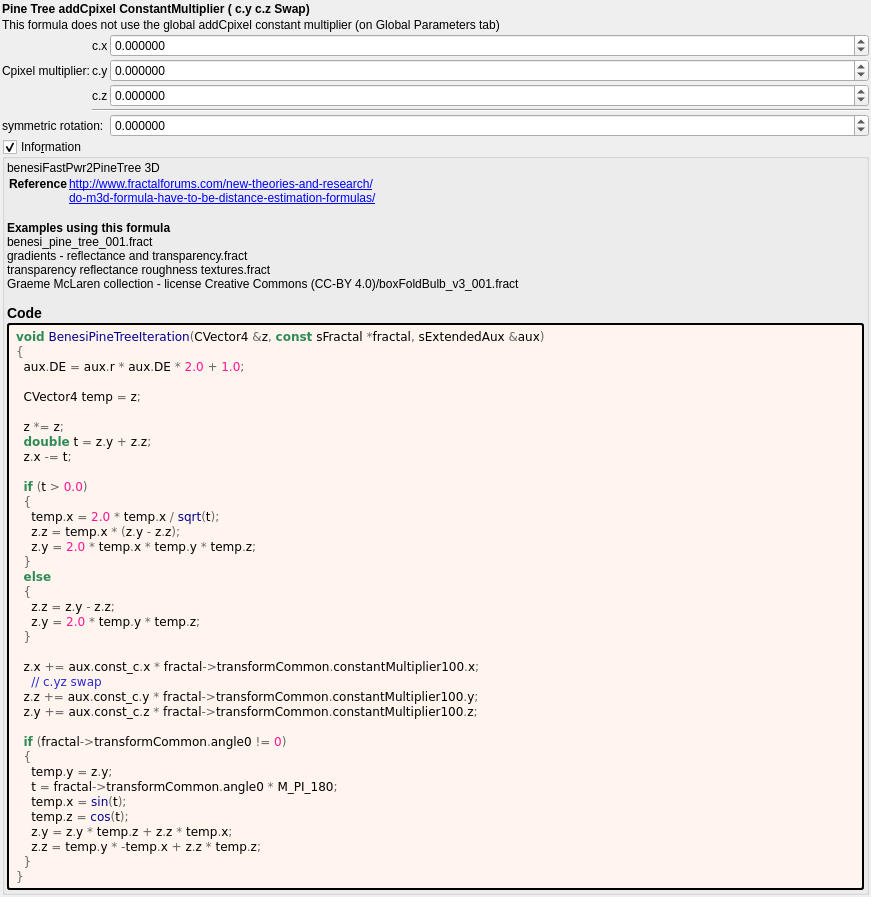
<?xml version="1.0" encoding="UTF-8"?>
<ui version="4.0">
 <class>benesi_pine_tree</class>
 <widget class="QWidget" name="Form">
  <property name="geometry">
   <rect>
    <x>0</x>
    <y>0</y>
    <width>871</width>
    <height>890</height>
   </rect>
  </property>
  <property name="windowTitle">
   <string notr="true">benesi_pine_tree</string>
  </property>
  <layout class="QVBoxLayout" name="verticalLayout">
   <property name="spacing">
    <number>2</number>
   </property>
   <property name="leftMargin">
    <number>2</number>
   </property>
   <property name="topMargin">
    <number>2</number>
   </property>
   <property name="rightMargin">
    <number>2</number>
   </property>
   <property name="bottomMargin">
    <number>2</number>
   </property>
   <item>
    <widget class="QLabel" name="label_115">
     <property name="font">
      <font>
       <weight>75</weight>
       <bold>true</bold>
      </font>
     </property>
     <property name="text">
      <string>Pine Tree addCpixel ConstantMultiplier ( c.y c.z Swap)</string>
     </property>
     <property name="wordWrap">
      <bool>true</bool>
     </property>
    </widget>
   </item>
   <item>
    <widget class="QLabel" name="label">
     <property name="text">
      <string>This formula does not use the global addCpixel constant multiplier (on Global Parameters tab)</string>
     </property>
     <property name="wordWrap">
      <bool>true</bool>
     </property>
    </widget>
   </item>
   <item>
    <layout class="QGridLayout" name="gridLayout_37" columnstretch="0,0,1">
     <property name="spacing">
      <number>2</number>
     </property>
     <item row="4" column="2">
      <widget class="MyDoubleSpinBox" name="spinboxd_transf_angle_0">
       <property name="sizePolicy">
        <sizepolicy hsizetype="Minimum" vsizetype="Maximum">
         <horstretch>0</horstretch>
         <verstretch>0</verstretch>
        </sizepolicy>
       </property>
       <property name="prefix">
        <string/>
       </property>
       <property name="suffix">
        <string/>
       </property>
       <property name="decimals">
        <number>6</number>
       </property>
       <property name="minimum">
        <double>-36000.000000000000000</double>
       </property>
       <property name="maximum">
        <double>36000.000000000000000</double>
       </property>
       <property name="singleStep">
        <double>1.000000000000000</double>
       </property>
      </widget>
     </item>
     <item row="1" column="2">
      <widget class="MyDoubleSpinBox" name="spinbox3_transf_constant_multiplier_100_y">
       <property name="sizePolicy">
        <sizepolicy hsizetype="Minimum" vsizetype="Maximum">
         <horstretch>0</horstretch>
         <verstretch>0</verstretch>
        </sizepolicy>
       </property>
       <property name="prefix">
        <string/>
       </property>
       <property name="suffix">
        <string/>
       </property>
       <property name="decimals">
        <number>6</number>
       </property>
       <property name="minimum">
        <double>-99.989999999999995</double>
       </property>
       <property name="maximum">
        <double>99.989999999999995</double>
       </property>
       <property name="singleStep">
        <double>0.100000000000000</double>
       </property>
      </widget>
     </item>
     <item row="2" column="1">
      <widget class="QLabel" name="label_117">
       <property name="text">
        <string notr="true">c.z</string>
       </property>
      </widget>
     </item>
     <item row="1" column="0">
      <widget class="QLabel" name="label_114">
       <property name="text">
        <string>Cpixel multiplier:</string>
       </property>
      </widget>
     </item>
     <item row="4" column="0" colspan="2">
      <widget class="QLabel" name="label_116">
       <property name="text">
        <string>symmetric rotation:</string>
       </property>
      </widget>
     </item>
     <item row="2" column="2">
      <widget class="MyDoubleSpinBox" name="spinbox3_transf_constant_multiplier_100_z">
       <property name="sizePolicy">
        <sizepolicy hsizetype="Minimum" vsizetype="Maximum">
         <horstretch>0</horstretch>
         <verstretch>0</verstretch>
        </sizepolicy>
       </property>
       <property name="prefix">
        <string/>
       </property>
       <property name="suffix">
        <string/>
       </property>
       <property name="decimals">
        <number>6</number>
       </property>
       <property name="minimum">
        <double>-99.989999999999995</double>
       </property>
       <property name="maximum">
        <double>99.989999999999995</double>
       </property>
       <property name="singleStep">
        <double>0.100000000000000</double>
       </property>
      </widget>
     </item>
     <item row="1" column="1">
      <widget class="QLabel" name="label_71">
       <property name="text">
        <string notr="true">c.y</string>
       </property>
      </widget>
     </item>
     <item row="0" column="2">
      <widget class="MyDoubleSpinBox" name="spinbox3_transf_constant_multiplier_100_x">
       <property name="sizePolicy">
        <sizepolicy hsizetype="Minimum" vsizetype="Maximum">
         <horstretch>0</horstretch>
         <verstretch>0</verstretch>
        </sizepolicy>
       </property>
       <property name="prefix">
        <string/>
       </property>
       <property name="suffix">
        <string/>
       </property>
       <property name="decimals">
        <number>6</number>
       </property>
       <property name="minimum">
        <double>-99.989999999999995</double>
       </property>
       <property name="maximum">
        <double>99.989999999999995</double>
       </property>
       <property name="singleStep">
        <double>0.100000000000000</double>
       </property>
      </widget>
     </item>
     <item row="0" column="1">
      <widget class="QLabel" name="label_113">
       <property name="text">
        <string notr="true">c.x</string>
       </property>
      </widget>
     </item>
     <item row="3" column="1" colspan="2">
      <widget class="Line" name="line">
       <property name="orientation">
        <enum>Qt::Horizontal</enum>
       </property>
      </widget>
     </item>
    </layout>
   </item>
   <item>
    <widget class="MyGroupBox" name="groupCheck_info">
     <property name="title">
      <string>Info&amp;rmation</string>
     </property>
     <property name="flat">
      <bool>false</bool>
     </property>
     <property name="checkable">
      <bool>true</bool>
     </property>
     <layout class="QVBoxLayout" name="verticalLayout_2">
      <property name="spacing">
       <number>2</number>
      </property>
      <property name="leftMargin">
       <number>2</number>
      </property>
      <property name="topMargin">
       <number>2</number>
      </property>
      <property name="rightMargin">
       <number>2</number>
      </property>
      <property name="bottomMargin">
       <number>2</number>
      </property>
      <item>
       <widget class="QLabel" name="label_information_general">
        <property name="text">
         <string notr="true">&lt;p&gt;benesiFastPwr2PineTree 3D&lt;/p&gt;&lt;table&gt;
&lt;tr&gt;&lt;th&gt;Reference&lt;/th&gt;&lt;td&gt;&lt;a href=&quot;http://www.fractalforums.com/new-theories-and-research/&quot;&gt;http://www.fractalforums.com/new-theories-and-research/&lt;br&gt;
&lt;a href=&quot;do-m3d-formula-have-to-be-distance-estimation-formulas/&quot;&gt;do-m3d-formula-have-to-be-distance-estimation-formulas/&lt;br&gt;
&lt;/td&gt;&lt;/tr&gt;
&lt;/table&gt;
&lt;br&gt;&lt;b&gt;Examples using this formula&lt;/b&gt;&lt;br&gt;benesi_pine_tree_001.fract&lt;br&gt;gradients - reflectance and transparency.fract&lt;br&gt;transparency reflectance roughness textures.fract&lt;br&gt;Graeme McLaren  collection - license Creative Commons  (CC-BY 4.0)/boxFoldBulb_v3_001.fract&lt;h3&gt;Code&lt;/h3&gt;</string>
        </property>
        <property name="wordWrap">
         <bool>true</bool>
        </property>
        <property name="openExternalLinks">
         <bool>true</bool>
        </property>
        <property name="textInteractionFlags">
         <set>Qt::LinksAccessibleByMouse|Qt::TextSelectableByMouse</set>
        </property>
       </widget>
      </item>
      <item>
       <widget class="QLabel" name="label_code_content">
        <property name="styleSheet">
         <string notr="true">border-style: outset; border-width: 2px; border-radius: 3px; border-color: black; background-color: #fff5ee; padding: 4px;</string>
        </property>
        <property name="text">
         <string notr="true">&lt;body style=&quot;background-color:#fff5ee&quot;&gt;
&lt;pre style=&quot;color:#000000; background-color:#fff5ee;  font-family:&#039;Courier New&#039;,monospace;white-space: pre-wrap;&quot;&gt;&lt;span style=&quot;color:#2e8b57; font-weight:bold&quot;&gt;void&lt;/span&gt; &lt;span style=&quot;color:#00008f&quot;&gt;BenesiPineTreeIteration&lt;/span&gt;&lt;span style=&quot;color:#676767&quot;&gt;(&lt;/span&gt;CVector4 &lt;span style=&quot;color:#676767&quot;&gt;&amp;amp;&lt;/span&gt;z&lt;span style=&quot;color:#676767&quot;&gt;,&lt;/span&gt; &lt;span style=&quot;color:#2e8b57; font-weight:bold&quot;&gt;const&lt;/span&gt; sFractal &lt;span style=&quot;color:#676767&quot;&gt;*&lt;/span&gt;fractal&lt;span style=&quot;color:#676767&quot;&gt;,&lt;/span&gt; sExtendedAux &lt;span style=&quot;color:#676767&quot;&gt;&amp;amp;&lt;/span&gt;aux&lt;span style=&quot;color:#676767&quot;&gt;)&lt;/span&gt;
&lt;span style=&quot;color:#676767&quot;&gt;{&lt;/span&gt;
  aux&lt;span style=&quot;color:#676767&quot;&gt;.&lt;/span&gt;DE &lt;span style=&quot;color:#676767&quot;&gt;=&lt;/span&gt; aux&lt;span style=&quot;color:#676767&quot;&gt;.&lt;/span&gt;r &lt;span style=&quot;color:#676767&quot;&gt;*&lt;/span&gt; aux&lt;span style=&quot;color:#676767&quot;&gt;.&lt;/span&gt;DE &lt;span style=&quot;color:#676767&quot;&gt;*&lt;/span&gt; &lt;span style=&quot;color:#ff1493&quot;&gt;2.0&lt;/span&gt; &lt;span style=&quot;color:#676767&quot;&gt;+&lt;/span&gt; &lt;span style=&quot;color:#ff1493&quot;&gt;1.0&lt;/span&gt;&lt;span style=&quot;color:#676767&quot;&gt;;&lt;/span&gt;

  CVector4 temp &lt;span style=&quot;color:#676767&quot;&gt;=&lt;/span&gt; z&lt;span style=&quot;color:#676767&quot;&gt;;&lt;/span&gt;

  z &lt;span style=&quot;color:#676767&quot;&gt;*=&lt;/span&gt; z&lt;span style=&quot;color:#676767&quot;&gt;;&lt;/span&gt;
  &lt;span style=&quot;color:#2e8b57; font-weight:bold&quot;&gt;double&lt;/span&gt; t &lt;span style=&quot;color:#676767&quot;&gt;=&lt;/span&gt; z&lt;span style=&quot;color:#676767&quot;&gt;.&lt;/span&gt;y &lt;span style=&quot;color:#676767&quot;&gt;+&lt;/span&gt; z&lt;span style=&quot;color:#676767&quot;&gt;.&lt;/span&gt;z&lt;span style=&quot;color:#676767&quot;&gt;;&lt;/span&gt;
  z&lt;span style=&quot;color:#676767&quot;&gt;.&lt;/span&gt;x &lt;span style=&quot;color:#676767&quot;&gt;-=&lt;/span&gt; t&lt;span style=&quot;color:#676767&quot;&gt;;&lt;/span&gt;

  &lt;span style=&quot;color:#2e8b57; font-weight:bold&quot;&gt;if&lt;/span&gt; &lt;span style=&quot;color:#676767&quot;&gt;(&lt;/span&gt;t &lt;span style=&quot;color:#676767&quot;&gt;&amp;gt;&lt;/span&gt; &lt;span style=&quot;color:#ff1493&quot;&gt;0.0&lt;/span&gt;&lt;span style=&quot;color:#676767&quot;&gt;)&lt;/span&gt;
  &lt;span style=&quot;color:#676767&quot;&gt;{&lt;/span&gt;
    temp&lt;span style=&quot;color:#676767&quot;&gt;.&lt;/span&gt;x &lt;span style=&quot;color:#676767&quot;&gt;=&lt;/span&gt; &lt;span style=&quot;color:#ff1493&quot;&gt;2.0&lt;/span&gt; &lt;span style=&quot;color:#676767&quot;&gt;*&lt;/span&gt; temp&lt;span style=&quot;color:#676767&quot;&gt;.&lt;/span&gt;x &lt;span style=&quot;color:#676767&quot;&gt;/&lt;/span&gt; &lt;span style=&quot;color:#00008f&quot;&gt;sqrt&lt;/span&gt;&lt;span style=&quot;color:#676767&quot;&gt;(&lt;/span&gt;t&lt;span style=&quot;color:#676767&quot;&gt;);&lt;/span&gt;
    z&lt;span style=&quot;color:#676767&quot;&gt;.&lt;/span&gt;z &lt;span style=&quot;color:#676767&quot;&gt;=&lt;/span&gt; temp&lt;span style=&quot;color:#676767&quot;&gt;.&lt;/span&gt;x &lt;span style=&quot;color:#676767&quot;&gt;* (&lt;/span&gt;z&lt;span style=&quot;color:#676767&quot;&gt;.&lt;/span&gt;y &lt;span style=&quot;color:#676767&quot;&gt;-&lt;/span&gt; z&lt;span style=&quot;color:#676767&quot;&gt;.&lt;/span&gt;z&lt;span style=&quot;color:#676767&quot;&gt;);&lt;/span&gt;
    z&lt;span style=&quot;color:#676767&quot;&gt;.&lt;/span&gt;y &lt;span style=&quot;color:#676767&quot;&gt;=&lt;/span&gt; &lt;span style=&quot;color:#ff1493&quot;&gt;2.0&lt;/span&gt; &lt;span style=&quot;color:#676767&quot;&gt;*&lt;/span&gt; temp&lt;span style=&quot;color:#676767&quot;&gt;.&lt;/span&gt;x &lt;span style=&quot;color:#676767&quot;&gt;*&lt;/span&gt; temp&lt;span style=&quot;color:#676767&quot;&gt;.&lt;/span&gt;y &lt;span style=&quot;color:#676767&quot;&gt;*&lt;/span&gt; temp&lt;span style=&quot;color:#676767&quot;&gt;.&lt;/span&gt;z&lt;span style=&quot;color:#676767&quot;&gt;;&lt;/span&gt;
  &lt;span style=&quot;color:#676767&quot;&gt;}&lt;/span&gt;
  &lt;span style=&quot;color:#2e8b57; font-weight:bold&quot;&gt;else&lt;/span&gt;
  &lt;span style=&quot;color:#676767&quot;&gt;{&lt;/span&gt;
    z&lt;span style=&quot;color:#676767&quot;&gt;.&lt;/span&gt;z &lt;span style=&quot;color:#676767&quot;&gt;=&lt;/span&gt; z&lt;span style=&quot;color:#676767&quot;&gt;.&lt;/span&gt;y &lt;span style=&quot;color:#676767&quot;&gt;-&lt;/span&gt; z&lt;span style=&quot;color:#676767&quot;&gt;.&lt;/span&gt;z&lt;span style=&quot;color:#676767&quot;&gt;;&lt;/span&gt;
    z&lt;span style=&quot;color:#676767&quot;&gt;.&lt;/span&gt;y &lt;span style=&quot;color:#676767&quot;&gt;=&lt;/span&gt; &lt;span style=&quot;color:#ff1493&quot;&gt;2.0&lt;/span&gt; &lt;span style=&quot;color:#676767&quot;&gt;*&lt;/span&gt; temp&lt;span style=&quot;color:#676767&quot;&gt;.&lt;/span&gt;y &lt;span style=&quot;color:#676767&quot;&gt;*&lt;/span&gt; temp&lt;span style=&quot;color:#676767&quot;&gt;.&lt;/span&gt;z&lt;span style=&quot;color:#676767&quot;&gt;;&lt;/span&gt;
  &lt;span style=&quot;color:#676767&quot;&gt;}&lt;/span&gt;

  z&lt;span style=&quot;color:#676767&quot;&gt;.&lt;/span&gt;x &lt;span style=&quot;color:#676767&quot;&gt;+=&lt;/span&gt; aux&lt;span style=&quot;color:#676767&quot;&gt;.&lt;/span&gt;const_c&lt;span style=&quot;color:#676767&quot;&gt;.&lt;/span&gt;x &lt;span style=&quot;color:#676767&quot;&gt;*&lt;/span&gt; fractal&lt;span style=&quot;color:#676767&quot;&gt;-&amp;gt;&lt;/span&gt;transformCommon&lt;span style=&quot;color:#676767&quot;&gt;.&lt;/span&gt;constantMultiplier100&lt;span style=&quot;color:#676767&quot;&gt;.&lt;/span&gt;x&lt;span style=&quot;color:#676767&quot;&gt;;&lt;/span&gt;
    &lt;span style=&quot;color:#2929cc&quot;&gt;// c.yz swap&lt;/span&gt;
  z&lt;span style=&quot;color:#676767&quot;&gt;.&lt;/span&gt;z &lt;span style=&quot;color:#676767&quot;&gt;+=&lt;/span&gt; aux&lt;span style=&quot;color:#676767&quot;&gt;.&lt;/span&gt;const_c&lt;span style=&quot;color:#676767&quot;&gt;.&lt;/span&gt;y &lt;span style=&quot;color:#676767&quot;&gt;*&lt;/span&gt; fractal&lt;span style=&quot;color:#676767&quot;&gt;-&amp;gt;&lt;/span&gt;transformCommon&lt;span style=&quot;color:#676767&quot;&gt;.&lt;/span&gt;constantMultiplier100&lt;span style=&quot;color:#676767&quot;&gt;.&lt;/span&gt;y&lt;span style=&quot;color:#676767&quot;&gt;;&lt;/span&gt;
  z&lt;span style=&quot;color:#676767&quot;&gt;.&lt;/span&gt;y &lt;span style=&quot;color:#676767&quot;&gt;+=&lt;/span&gt; aux&lt;span style=&quot;color:#676767&quot;&gt;.&lt;/span&gt;const_c&lt;span style=&quot;color:#676767&quot;&gt;.&lt;/span&gt;z &lt;span style=&quot;color:#676767&quot;&gt;*&lt;/span&gt; fractal&lt;span style=&quot;color:#676767&quot;&gt;-&amp;gt;&lt;/span&gt;transformCommon&lt;span style=&quot;color:#676767&quot;&gt;.&lt;/span&gt;constantMultiplier100&lt;span style=&quot;color:#676767&quot;&gt;.&lt;/span&gt;z&lt;span style=&quot;color:#676767&quot;&gt;;&lt;/span&gt;

  &lt;span style=&quot;color:#2e8b57; font-weight:bold&quot;&gt;if&lt;/span&gt; &lt;span style=&quot;color:#676767&quot;&gt;(&lt;/span&gt;fractal&lt;span style=&quot;color:#676767&quot;&gt;-&amp;gt;&lt;/span&gt;transformCommon&lt;span style=&quot;color:#676767&quot;&gt;.&lt;/span&gt;angle0 &lt;span style=&quot;color:#676767&quot;&gt;!=&lt;/span&gt; &lt;span style=&quot;color:#ff1493&quot;&gt;0&lt;/span&gt;&lt;span style=&quot;color:#676767&quot;&gt;)&lt;/span&gt;
  &lt;span style=&quot;color:#676767&quot;&gt;{&lt;/span&gt;
    temp&lt;span style=&quot;color:#676767&quot;&gt;.&lt;/span&gt;y &lt;span style=&quot;color:#676767&quot;&gt;=&lt;/span&gt; z&lt;span style=&quot;color:#676767&quot;&gt;.&lt;/span&gt;y&lt;span style=&quot;color:#676767&quot;&gt;;&lt;/span&gt;
    t &lt;span style=&quot;color:#676767&quot;&gt;=&lt;/span&gt; fractal&lt;span style=&quot;color:#676767&quot;&gt;-&amp;gt;&lt;/span&gt;transformCommon&lt;span style=&quot;color:#676767&quot;&gt;.&lt;/span&gt;angle0 &lt;span style=&quot;color:#676767&quot;&gt;*&lt;/span&gt; M_PI_180&lt;span style=&quot;color:#676767&quot;&gt;;&lt;/span&gt;
    temp&lt;span style=&quot;color:#676767&quot;&gt;.&lt;/span&gt;x &lt;span style=&quot;color:#676767&quot;&gt;=&lt;/span&gt; &lt;span style=&quot;color:#00008f&quot;&gt;sin&lt;/span&gt;&lt;span style=&quot;color:#676767&quot;&gt;(&lt;/span&gt;t&lt;span style=&quot;color:#676767&quot;&gt;);&lt;/span&gt;
    temp&lt;span style=&quot;color:#676767&quot;&gt;.&lt;/span&gt;z &lt;span style=&quot;color:#676767&quot;&gt;=&lt;/span&gt; &lt;span style=&quot;color:#00008f&quot;&gt;cos&lt;/span&gt;&lt;span style=&quot;color:#676767&quot;&gt;(&lt;/span&gt;t&lt;span style=&quot;color:#676767&quot;&gt;);&lt;/span&gt;
    z&lt;span style=&quot;color:#676767&quot;&gt;.&lt;/span&gt;y &lt;span style=&quot;color:#676767&quot;&gt;=&lt;/span&gt; z&lt;span style=&quot;color:#676767&quot;&gt;.&lt;/span&gt;y &lt;span style=&quot;color:#676767&quot;&gt;*&lt;/span&gt; temp&lt;span style=&quot;color:#676767&quot;&gt;.&lt;/span&gt;z &lt;span style=&quot;color:#676767&quot;&gt;+&lt;/span&gt; z&lt;span style=&quot;color:#676767&quot;&gt;.&lt;/span&gt;z &lt;span style=&quot;color:#676767&quot;&gt;*&lt;/span&gt; temp&lt;span style=&quot;color:#676767&quot;&gt;.&lt;/span&gt;x&lt;span style=&quot;color:#676767&quot;&gt;;&lt;/span&gt;
    z&lt;span style=&quot;color:#676767&quot;&gt;.&lt;/span&gt;z &lt;span style=&quot;color:#676767&quot;&gt;=&lt;/span&gt; temp&lt;span style=&quot;color:#676767&quot;&gt;.&lt;/span&gt;y &lt;span style=&quot;color:#676767&quot;&gt;* -&lt;/span&gt;temp&lt;span style=&quot;color:#676767&quot;&gt;.&lt;/span&gt;x &lt;span style=&quot;color:#676767&quot;&gt;+&lt;/span&gt; z&lt;span style=&quot;color:#676767&quot;&gt;.&lt;/span&gt;z &lt;span style=&quot;color:#676767&quot;&gt;*&lt;/span&gt; temp&lt;span style=&quot;color:#676767&quot;&gt;.&lt;/span&gt;z&lt;span style=&quot;color:#676767&quot;&gt;;&lt;/span&gt;
  &lt;span style=&quot;color:#676767&quot;&gt;}&lt;/span&gt;
&lt;span style=&quot;color:#676767&quot;&gt;}&lt;/span&gt;
&lt;/pre&gt;
&lt;/body&gt;</string>
        </property>
        <property name="wordWrap">
         <bool>true</bool>
        </property>
        <property name="openExternalLinks">
         <bool>true</bool>
        </property>
        <property name="textInteractionFlags">
         <set>Qt::LinksAccessibleByMouse|Qt::TextSelectableByMouse</set>
        </property>
       </widget>
      </item>
     </layout>
    </widget>
   </item>
   <item>
    <spacer name="verticalSpacer">
     <property name="orientation">
      <enum>Qt::Vertical</enum>
     </property>
     <property name="sizeHint" stdset="0">
      <size>
       <width>20</width>
       <height>40</height>
      </size>
     </property>
    </spacer>
   </item>
  </layout>
 </widget>
 <customwidgets>
  <customwidget>
   <class>MyDoubleSpinBox</class>
   <extends>QDoubleSpinBox</extends>
   <header>my_double_spin_box.h</header>
  </customwidget>
  <customwidget>
   <class>MyGroupBox</class>
   <extends>QGroupBox</extends>
   <header>my_group_box.h</header>
   <container>1</container>
  </customwidget>
 </customwidgets>
 <tabstops>
  <tabstop>spinbox3_transf_constant_multiplier_100_x</tabstop>
  <tabstop>spinbox3_transf_constant_multiplier_100_y</tabstop>
  <tabstop>spinbox3_transf_constant_multiplier_100_z</tabstop>
  <tabstop>groupCheck_info</tabstop>
 </tabstops>
 <resources/>
 <connections/>
</ui>
